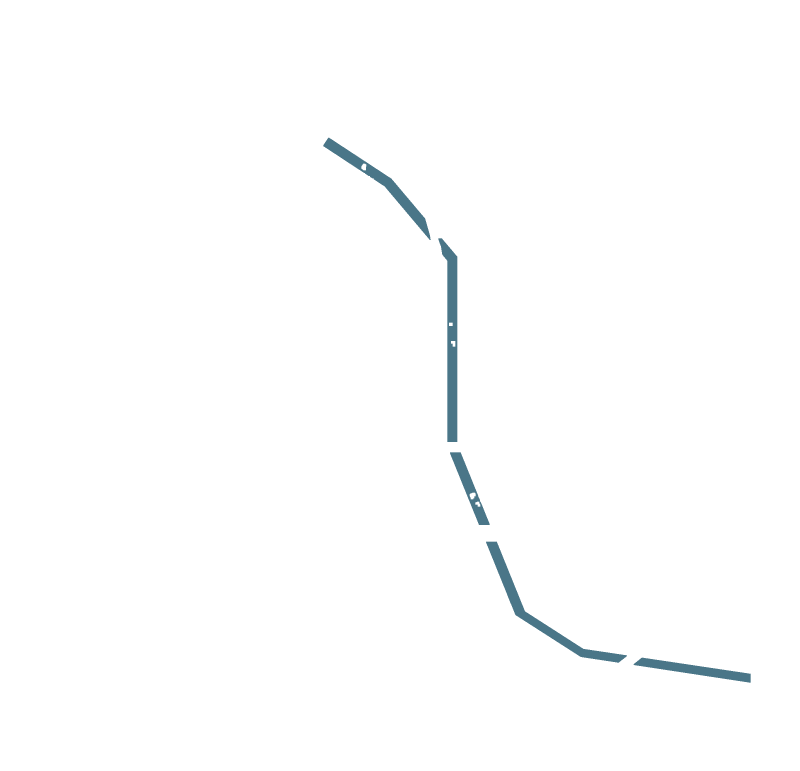
#> input picture gdufs-3d/assets/north-river.png, 2400 x 2311 px, given in place of b.jpg, which was not available (shown at 1/3 size)
$ python align_north_plan.py
#> lines starting #> are read from the running program, lines starting #| are printed output that depends on the picture; after the words box and inside, x2 and y2 are one past the last pixel; in counts of white or black regions, pixels touching at a corner belong together
# -*- coding: utf-8 -*-
"""求 b.jpg（北校区平面图）与 gdufs-3d/assets/north-roads.png 的几何关系。

已知资产像素与世界坐标的关系：
    x = X0 - (px + 0.5) * S,  z = Z0 - (py + 0.5) * S,  S = 0.4178
只要找到 b.jpg -> 资产像素的缩放/翻转/平移，就能把图上的绿地边界搬到世界坐标。
"""
import os

import numpy as np
from PIL import Image
from scipy.signal import fftconvolve

HERE = os.path.dirname(os.path.abspath(__file__))
ROOT = os.path.dirname(HERE)
SRC = os.path.join(ROOT, "artifacts", "north", "src", "b.jpg")
ASSET = os.path.join(ROOT, "gdufs-3d", "assets", "north-roads.png")


def road_mask_bgrgb(im):
    a = np.asarray(im.convert("RGB")).astype(np.int16)
    # 平面图道路是深灰 (~108,112,116)
    return np.abs(a - np.array([108, 112, 116])).max(axis=2) <= 26


def main():
    im = Image.open(SRC)
#> im is the input picture: PIL image 2400x2311 RGBA; mean R, G, B, A 0.8, 1.3, 1.5, 2.8
    W0, H0 = im.size
#> W0 = 2400; H0 = 2311
    print("b.jpg", W0, H0)
#| b.jpg 2400 2311
    am = np.asarray(Image.open(ASSET).convert("RGBA"))[:, :, 3] > 100
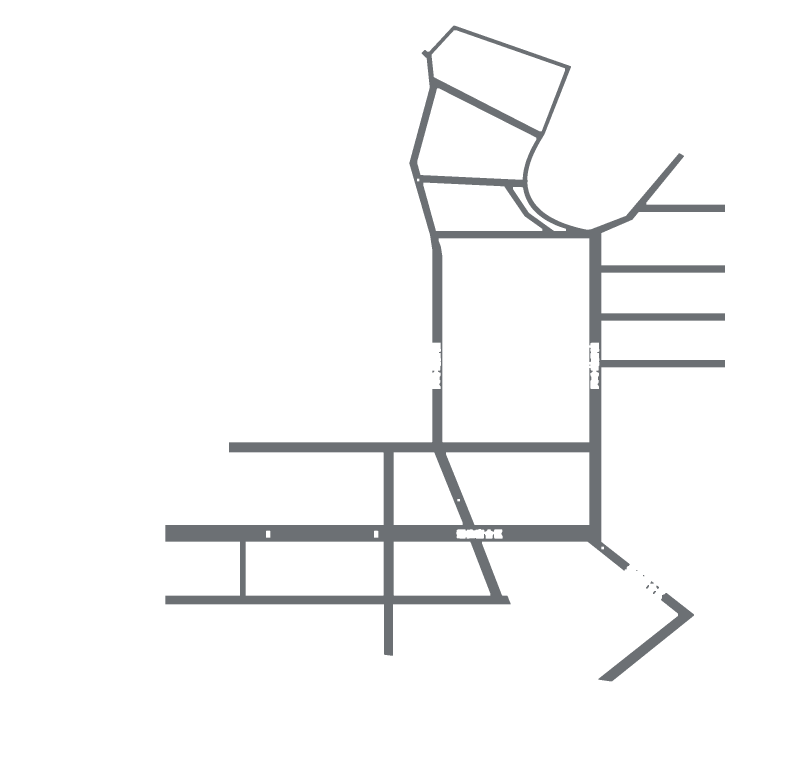
#> input picture gdufs-3d/assets/north-roads.png, 2400 x 2311 px (shown at 1/3 size)
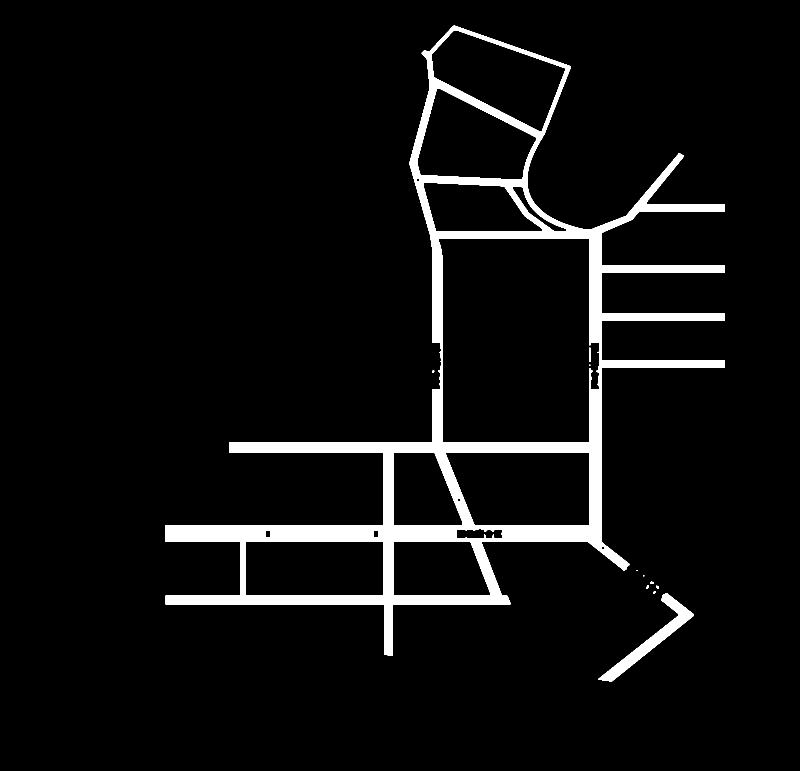
#> am: shape (2311, 2400) bool (shown at 1/3 size); 5.4% white; 11 white regions (3 under 20 px), largest, box (x1, y1, x2, y2) and area: (496, 77, 2175, 1967) 287896, (1795, 1779, 2082, 2044) 12125, (1768, 1043, 1773, 1086) 161
    A = am.astype(np.float32)
    A -= A.mean()
    best = None
    for flip in (False, True):
        src = im.transpose(Image.FLIP_LEFT_RIGHT) if flip else im
        for k in np.arange(0.258, 0.3001, 0.004):
            w, h = int(round(W0 * k)), int(round(H0 * k))
            if w < 2400 or h < 2311:
                continue
            small = src.resize((w, h), Image.BILINEAR)
            B = road_mask_bgrgb(small).astype(np.float32)
            if B.sum() < 1000:
                continue
            B -= B.mean()
            # 互相关：找 A 在 B 中的最佳位置
            corr = fftconvolve(B, A[::-1, ::-1], mode="valid")
            idx = np.unravel_index(np.argmax(corr), corr.shape)
            oy, ox = idx
            sub = road_mask_bgrgb(small)[oy:oy + 2311, ox:ox + 2400]
            inter = np.logical_and(sub, am).sum()
            union = np.logical_or(sub, am).sum()
            iou = inter / max(union, 1)
            if best is None or iou > best[0]:
                best = (iou, flip, k, ox, oy, sub.sum())
            print("flip=%s k=%.3f -> off(%d,%d) IoU %.3f" % (flip, k, ox, oy, iou))
#> this loop made 2 passes
#> pass 2, in main, `src = im.transpose(Image.FLIP_LEFT_RIGHT) if flip else im`:
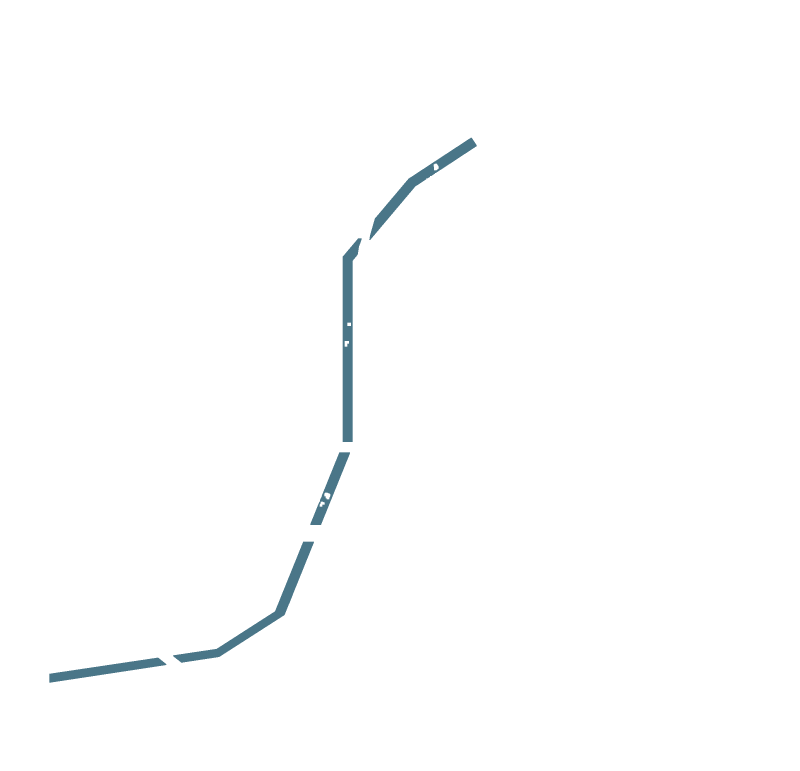
#> src: PIL image 2400x2311 RGBA (shown at 1/3 size); mean R, G, B, A 0.8, 1.3, 1.5, 2.8; transparent parts drawn white
    print("BEST", best)
#| BEST None


if __name__ == "__main__":
    main()
